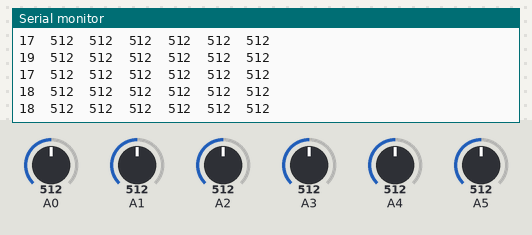
The sketch below on a simulated Arduino Uno, built with avr-gcc and run on an emulated ATmega328P. On the bench: the last lines printed to the serial monitor. The inputs (shaded band) are chosen by the test bench; at power-on: A4 = 512, A3 = 512, A1 = 512, A0 = 512, A2 = 512, A5 = 512.

Above: at 1.3 s.
1.4 s: A4 set to 106
At 2.0 s:
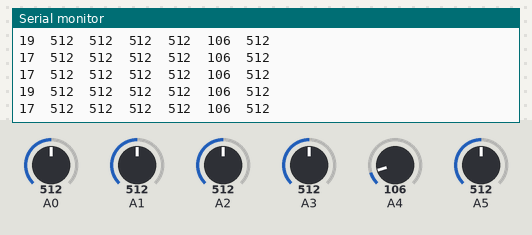
2.9 s: A4 set to 94
At 3.5 s:
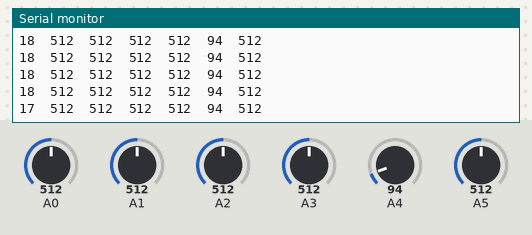
5.9 s: A3 set to 108
At 7.0 s:
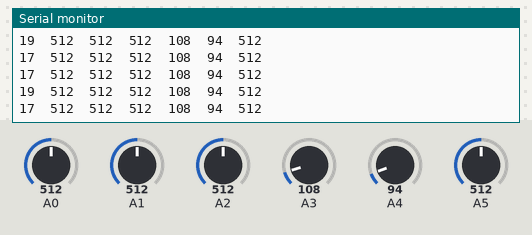
7.4 s: A3 set to 89
At 7.9 s:
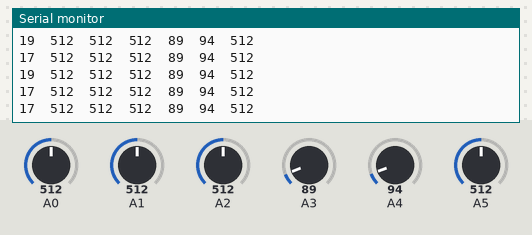
8.9 s: A1 set to 105
At 10.0 s:
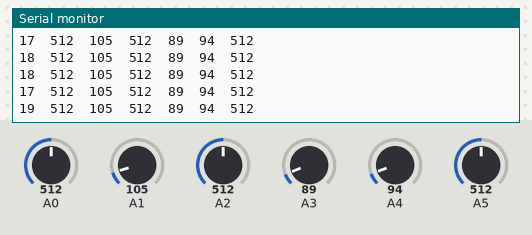
10.4 s: A1 set to 95
At 10.9 s:
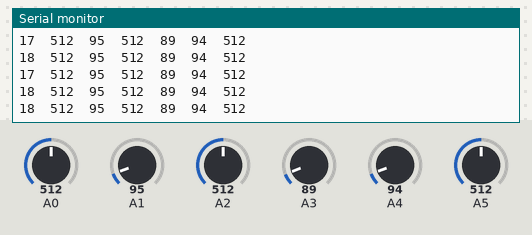
Timing chart, 0 to 12.9 s (numbered marks = the images above; inputs shaded):
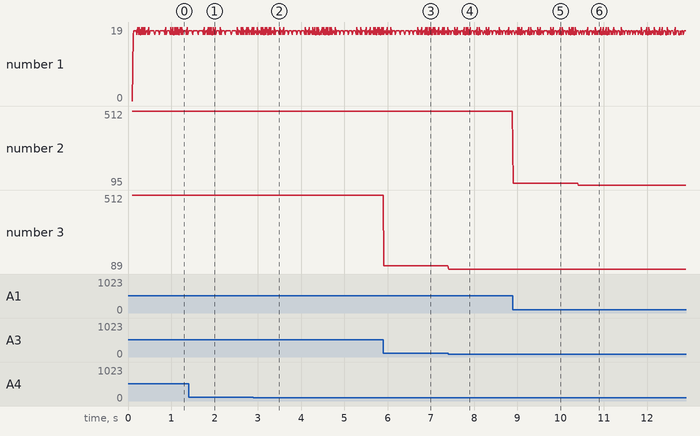

The sketch:

6DOF.ino
```cpp
int val = 0;                    //value of individual accelerometer or gyroscope sensor
unsigned long timer=0;          //timer
unsigned long  delta_t;         //delta time or how long it takes to execute data acquisition

void setup()

{
  analogReference(EXTERNAL);     //using external analog ref of 3.3V for ADC scaling
  Serial.begin(115200);          //setup serial
  DDRC = B00000000;              //make all analog ports as inputs - just in case....

  delay (100); //dealy just in case - to get things stabilized if need be....

  Serial.println("t[ms] \t gy \t gx \t gz \t az \t ay \t ax "); //print data header

 timer=millis();
}

void loop()
{
  delta_t = millis() - timer; // calculate time through loop i.e. acq. rate
  timer=millis();          // reset timer
  Serial.print(delta_t);
  Serial.print ("\t");

  for (long i=0; i<6; i++) //read gyroscope and accelerometer sensor data
 {
  val = analogRead(i);    // read the input pin
  Serial.print(val);      //print data
  Serial.print ("\t");
 }

  Serial.println("");
  delay(16);             //loop delay; loop executed at ~ 50Hz or 20ms
}
```

Measured:
- after the input at 1.4 s, the serial monitor: prints a new line at once (image 1)
- after the input at 2.9 s, the serial monitor: prints a new line at once (image 2)
- after the input at 5.9 s, the serial monitor: prints a new line at once (image 3)
- after the input at 7.4 s, the serial monitor: prints a new line at once (image 4)
- after the input at 8.9 s, the serial monitor: prints a new line at once (image 5)
- after the input at 10.4 s, the serial monitor: prints a new line at once (image 6)
- plotted number 2: 512 → 105 after the input at 8.9 s, 105 → 95 after the input at 10.4 s
- plotted number 3: 512 → 108 after the input at 5.9 s, 108 → 89 after the input at 7.4 s
